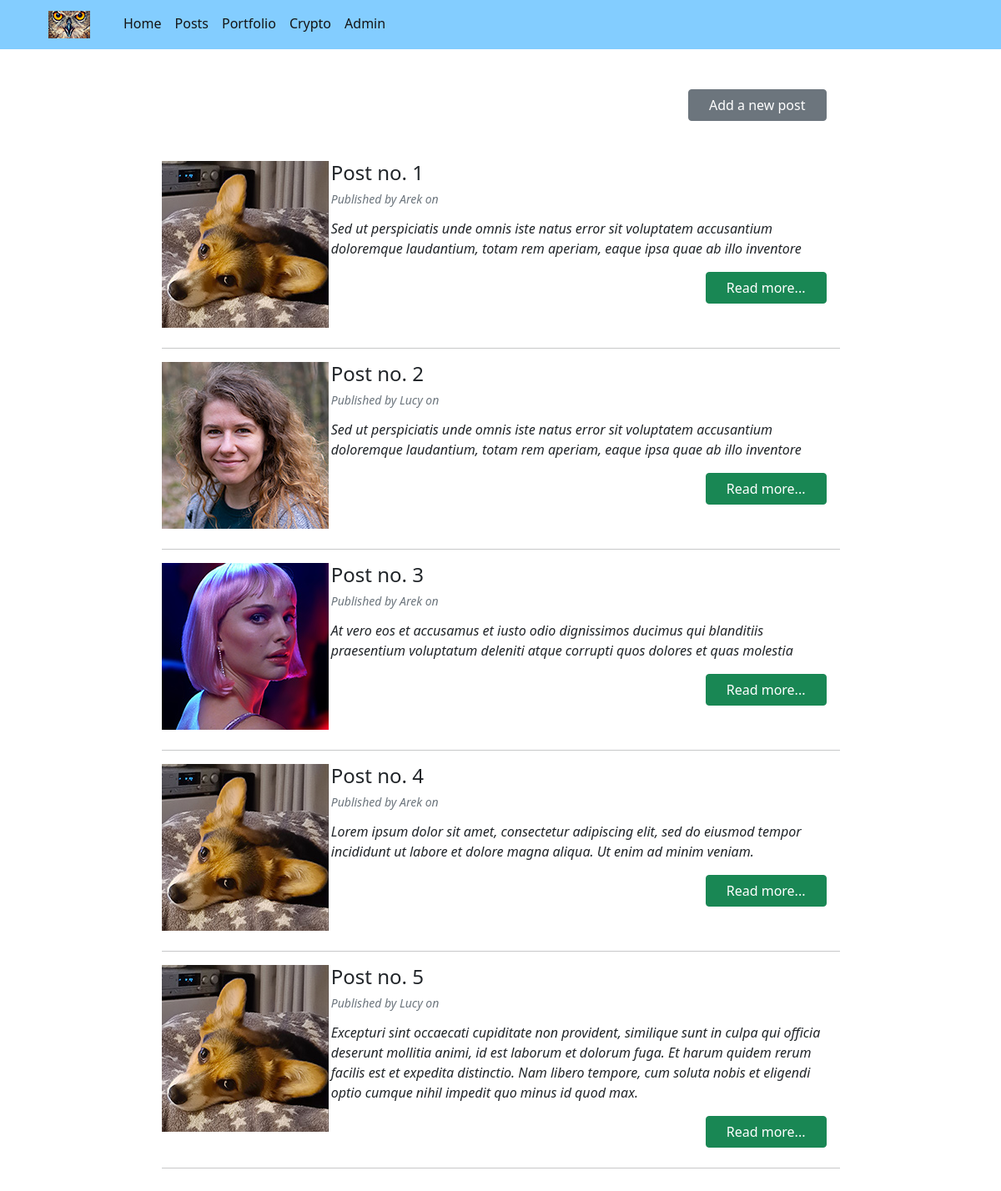
The page /post_list/ on the database as committed earlier.
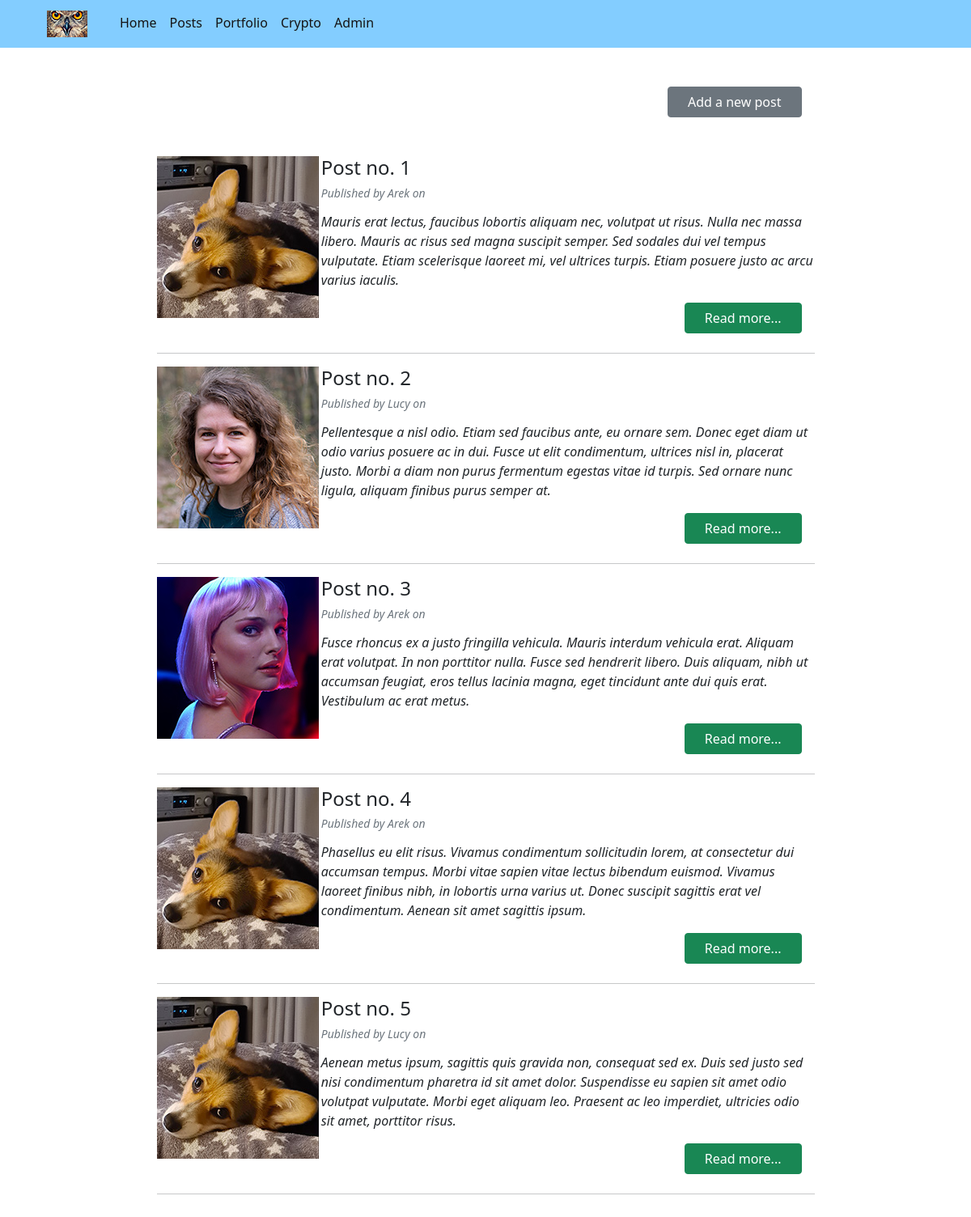
The same page on the database as committed later.
### blog/models.py (models this page shows, shortened)
class Post(models.Model):
    author = models.ForeignKey(User, on_delete=models.CASCADE)
    title = models.CharField(max_length=255)
    title_tag = models.CharField(max_length=225, default = 'Generic Title')
    lead = models.TextField(max_length=500, null=True)
    text = models.TextField()
    image = models.ImageField(blank=True, null=True, upload_to='img', default='lus-200.jpg')
    created_date = models.DateTimeField(default=timezone.now)

### blog/views.py (the view)
# urls.py: path('post_list/', PostList.as_view(), name='post_list'),
class PostList(ListView):
    model = Post
    template_name = 'blog/post_list.html'

### blog/templates/blog/post_list.html (shortened to what this page needs)
{% extends 'blog/main.html' %}
{% load static %}
{% block content %}
    <div class="container postContainer w-75 mb-5">
        <div class="d-grid gap-2 d-md-flex justify-content-md-end">
            <a href="{% url 'post_add' %}" class="btn btn-secondary px-4 me-sm-3">Add a new post</a>
        </div>
    </div>
    {% for post in object_list %}
        <div class="container postContainer w-75">
            <div class="row g-0 mb-4">
                <div class="col-md-3 mx-auto">
                    {% if post.image %}
                        <img src="{{ post.image.url }}" alt="...">
                    {% endif %}
                </div>
                <div class="col-md-9">
                    <h4>{{ post.title }}</h4>
                    <p class="card-text lh-1"><small class="text-muted"><i>Published by {{ post.author }} on {{ post.published_date }}</i></small></p>
                    <p><i>{{ post.lead }}</i></p>
                    <div class="d-grid gap-2 d-md-flex justify-content-md-end">
                        <a href="{% url 'post_text' post.pk %}" class="btn btn-success px-4 me-sm-3">Read more...</a>
                    </div>
                </div>
            </div>
            <hr>
        </div>
    {% endfor %}
{% endblock content %}

### blog/templates/blog/main.html (shortened to what this page needs)
{% load static %}
<!DOCTYPE html>
<html>
    <head>
        <link rel="stylesheet" href="{% static 'css/bootstrap/bootstrap.css' %}">
        <link rel="stylesheet" href="{% static 'css/main.css' %}">
    </head>
    <body>
        {% include 'blog/navbar.html' %}
            <div class="container mainContainer py-5">
                {% block content %}{% endblock content %}
            </div>
    </body>
</html>

### blog/templates/blog/navbar.html
{% load static %}
<div class="container-flex navContainer">
    <nav class="navbar navbar-expand-lg">
        <div class="container navContainer2">
            <ul class="navbar-nav">
                <a class="navbar-brand px-3" href="{% url 'main' %}"><img src="{% static 'img/logo.png' %}"></a>
                <li class="nav-item active">
                    <a class="nav-link" aria-current="page" href="{% url 'main' %}">Home</a>
                </li>
                <li class="nav-item">
                    <a class="nav-link" href="{% url 'post_list' %}">Posts</a>
                </li>
                <li class="nav-item">
                    <a class="nav-link" href="{% url 'portfolio' %}">Portfolio</a>
                </li>
                <li class="nav-item">
                    <a class="nav-link" href="{% url 'crypto' %}">Crypto</a>
                </li>
                <li class="nav-item">
                    <a class="nav-link" href="{% url 'admin' %}">Admin</a>
                </li>
            </ul>
        </div>
    </nav>
</div>

### blog/static/css/main.css (style rules this page uses)
body { background-color:#ffffff; height: 1200px; }
nav { background-color: #83cdff; }
.nav-link { color: #141414; }

Rows that differ between the two databases and show on the page:
changed Post "Post no. 1": lead "Sed ut perspiciatis unde omnis iste natus error sit voluptatem accusantium doloremque laudantium, totam rem aperiam, eaque ipsa quae ab illo inventore" → "Mauris erat lectus, faucibus lobortis aliquam nec, volutpat ut risus. Nulla nec massa libero. Mauris ac risus sed magna suscipit semper. Sed sodales dui vel tempus vulputate. Etiam scelerisque laoreet mi, vel ultrices turpis. Etiam posuere justo ac arcu varius iaculis."
changed Post "Post no. 2": lead "Sed ut perspiciatis unde omnis iste natus error sit voluptatem accusantium doloremque laudantium, totam rem aperiam, eaque ipsa quae ab illo inventore" → "Pellentesque a nisl odio. Etiam sed faucibus ante, eu ornare sem. Donec eget diam ut odio varius posuere ac in dui. Fusce ut elit condimentum, ultrices nisl in, placerat justo. Morbi a diam non purus fermentum egestas vitae id turpis. Sed ornare nunc ligula, aliquam finibus purus semper at."
changed Post "Post no. 3": lead "At vero eos et accusamus et iusto odio dignissimos ducimus qui blanditiis praesentium voluptatum deleniti atque corrupti quos dolores et quas molestia" → "Fusce rhoncus ex a justo fringilla vehicula. Mauris interdum vehicula erat. Aliquam erat volutpat. In non porttitor nulla. Fusce sed hendrerit libero. Duis aliquam, nibh ut accumsan feugiat, eros tellus lacinia magna, eget tincidunt ante dui quis erat. Vestibulum ac erat metus."
changed Post "Post no. 4": lead "Lorem ipsum dolor sit amet, consectetur adipiscing elit, sed do eiusmod tempor incididunt ut labore et dolore magna aliqua. Ut enim ad minim veniam." → "Phasellus eu elit risus. Vivamus condimentum sollicitudin lorem, at consectetur dui accumsan tempus. Morbi vitae sapien vitae lectus bibendum euismod. Vivamus laoreet finibus nibh, in lobortis urna varius ut. Donec suscipit sagittis erat vel condimentum. Aenean sit amet sagittis ipsum."
changed Post "Post no. 5": lead "Excepturi sint occaecati cupiditate non provident, similique sunt in culpa qui officia deserunt mollitia animi, id est laborum et dolorum fuga. Et harum quidem rerum facilis est et expedita distinctio. Nam libero tempore, cum soluta nobis et eligendi optio cumque nihil impedit quo minus id quod max." → "Aenean metus ipsum, sagittis quis gravida non, consequat sed ex. Duis sed justo sed nisi condimentum pharetra id sit amet dolor. Suspendisse eu sapien sit amet odio volutpat vulputate. Morbi eget aliquam leo. Praesent ac leo imperdiet, ultricies odio sit amet, porttitor risus."
